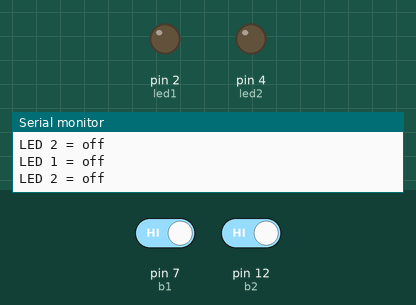
Bench run of a sketch on a simulated Arduino Uno, built with avr-gcc and run on an emulated ATmega328P. On the bench: output pins drawn as LEDs (lit = HIGH), the last lines printed to the serial monitor. The inputs (shaded band) are chosen by the test bench; at power-on: pin 7 (b1) HIGH, pin 12 (b2) HIGH.

Above: at 1.2 s.
1.3 s: pin 7 (b1) driven LOW
At 2.1 s:
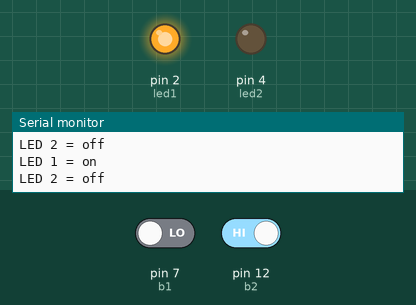
2.8 s: pin 12 (b2) driven LOW
At 3.4 s:
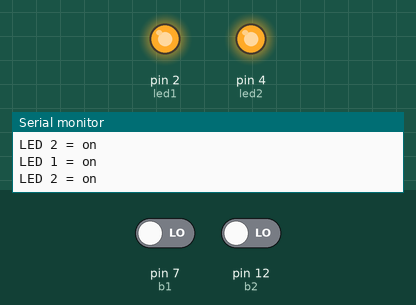
4.3 s: pin 7 (b1) driven HIGH
At 4.7 s:
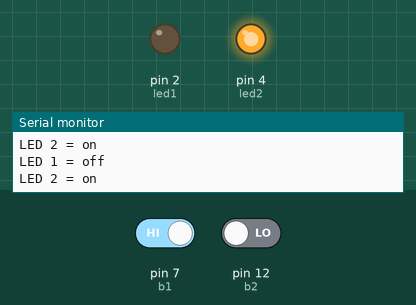
5.8 s: pin 12 (b2) driven HIGH
At 7.2 s:
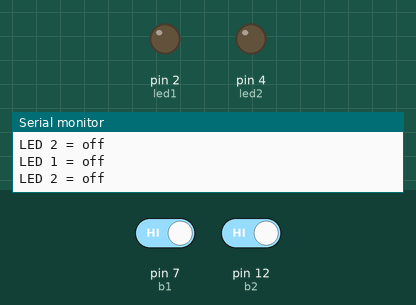
Timing chart, 0 to 8.3 s (numbered marks = the images above; inputs shaded):
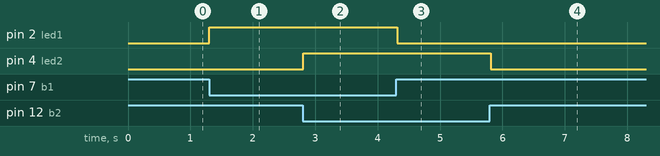

The sketch:

Light_and_Switch.ino
```cpp
// نام گزاری LED ها
int led1 = 2;
int led2 = 4;
// نام گزاری کلید 1
int b1 = 7;
int bp1 = 8;
// نام گزاری کلید 2
int b2 = 12;
int bp2 = 13;

void setup() {
  // تعریف LED ها
  pinMode(led1,OUTPUT);
  pinMode(led2,OUTPUT);
  // تعریف کلید 1
  pinMode(b1,INPUT);
  pinMode(bp2,INPUT_PULLUP);
  // تعریف کلید 2
  pinMode(b2,INPUT);
  pinMode(bp2,INPUT_PULLUP);
  // تعریف serial monitor
  Serial.begin(9600);
}
void loop() {
  // انتقال داده از کلید به متغییر
  int br1 = digitalRead(b1);
  int br2 = digitalRead(b2);
  // روشن شدن چراغ 1
  if (br1 == LOW) {
    digitalWrite(led1,HIGH);
    digitalWrite(bp1,HIGH);
    // نمایش در مانیتور
    Serial.println("LED 1 = on");
  }
  // خاموش شدن چراغ 1
  else {
    digitalWrite(led1,LOW);
    digitalWrite(bp1,LOW);
    // نمایش در مانیتور
    Serial.println("LED 1 = off");
  }
  // روشن شدن چراغ 2
  if (br2 == LOW) {
    digitalWrite(led2,HIGH);
    digitalWrite(bp2,HIGH);
    // نمایش در مانیتور
    Serial.println("LED 2 = on");
  }
  // خاموش شدن چراغ 2
  else {
    digitalWrite(led2,LOW);
    digitalWrite(bp2,LOW);
    // نمایش در مانیتور
    Serial.println("LED 2 = off");
  }
  delay(100);
}
```

Measured:
- after the input at 1.3 s, pin 2 (led1): LOW → HIGH at once
- after the input at 2.8 s, pin 4 (led2): LOW → HIGH at once
- after the input at 4.3 s, pin 2 (led1): HIGH → LOW at once
- after the input at 5.8 s, pin 4 (led2): HIGH → LOW at once
